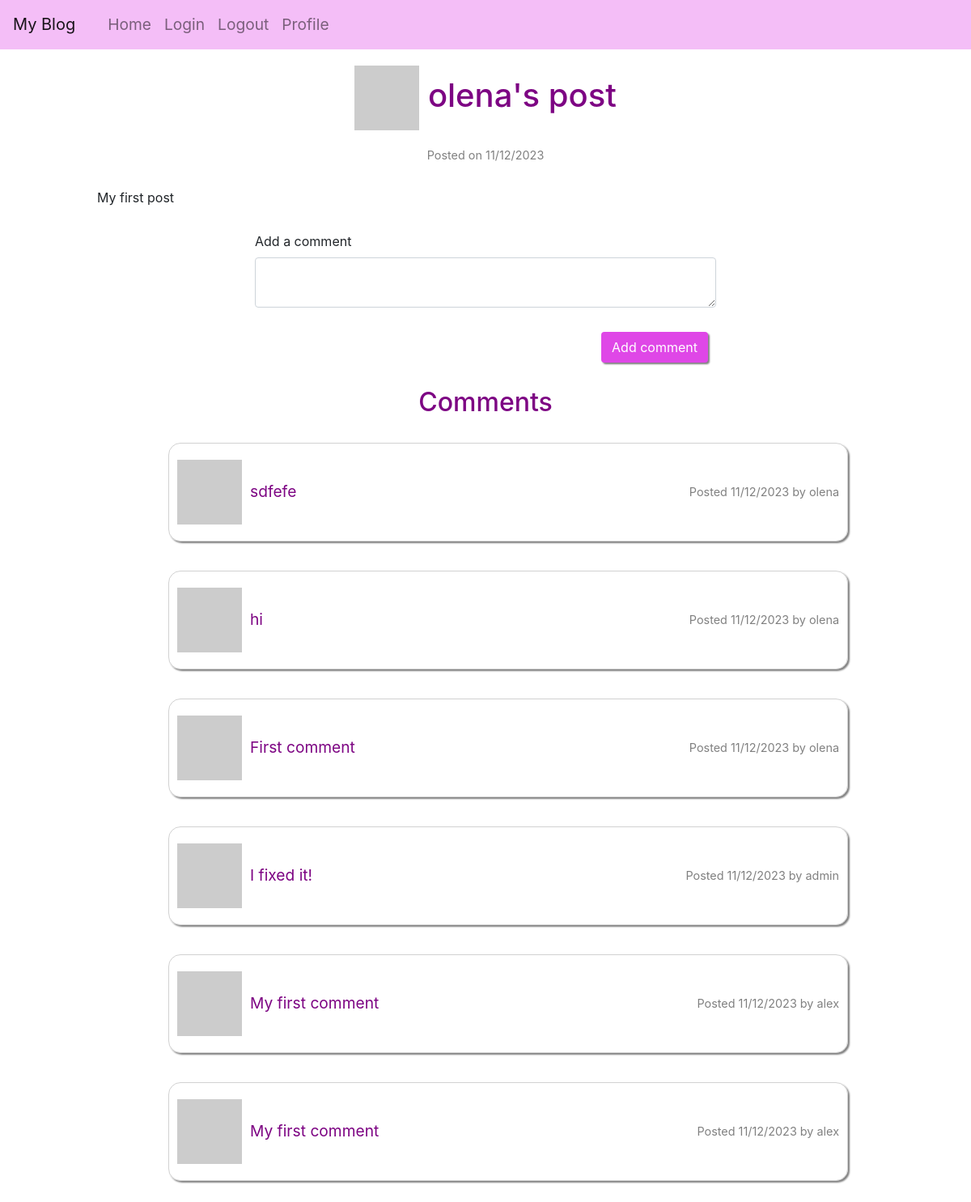
The app's page /post/1 (signed in) with its own data.
### app/models/models.py (models this page shows, shortened)
class User(UserMixin, db.Model):
    __tablename__ = "user"
    id = db.Column(db.Integer, primary_key=True)
    username = db.Column(String(64), unique=True, nullable=False)
    email = db.Column(db.String(120), unique=True, nullable=False)
    isAdmin = db.Column(db.Boolean, nullable=False)
    password_hash = db.Column(String(256))
    profile_image = db.Column(String(256))
    info = db.Column(String(256))
    posts = db.relationship('Post', back_populates='user', cascade='all, delete-orphan')
    comments = db.relationship('Comment', back_populates='user', cascade='all, delete-orphan')
    @login.user_loader
    def load_user(id):
        return db.session.get(User, int(id))
    def get_avatar(self, size):
        digest = md5(self.email.lower().encode('utf-8')).hexdigest()
        self.profile_image = f'https://www.gravatar.com/avatar/{digest}?d=identicon&s={size}'
        return self.profile_image

class Post(db.Model):
    __tablename__ = "post"
    id = db.Column(db.Integer, primary_key=True)
    body = db.Column(String(2500))
    timestamp = db.Column(DateTime, default=func.now())
    user_id = db.Column(db.Integer, db.ForeignKey('user.id'), nullable=False)
    user = db.relationship('User', back_populates='posts')
    comments = db.relationship('Comment', back_populates='post', cascade='all, delete-orphan')
    views = db.Column(db.Integer, server_default=str(0))
    def __repr__(self):
        return f'{self.body}'

class Comment(db.Model):
    __tablename__ = "comment"
    id = db.Column(db.Integer, primary_key=True)
    content = db.Column(String(1000))
    post_id = db.Column(db.Integer, db.ForeignKey('post.id'), nullable=False)
    user_id = db.Column(db.Integer, db.ForeignKey('user.id'), nullable=False)
    post = db.relationship('Post', back_populates='comments')
    user = db.relationship('User', back_populates='comments')
    timestamp = db.Column(DateTime, default=func.now())
    def __repr__(self):
        return f'{self.content}'

### app/routes/routes.py (the view, shortened to what this page needs)
@app.route('/post/<id>', methods=["GET", "POST"])
@login_required
def post(id):
    post = Post.query.filter_by(id=id).first_or_404()
    if not post.views:
        post.views = 1
    else:
        post.views += 1
    db.session.commit()
    post_author = User.query.filter_by(id=post.user_id).first_or_404()
    form = CommentForm()
    comments = Comment.query.filter_by(post_id=id).order_by(Comment.timestamp.desc()).all()
    return render_template('post.html',
                           post=post,
                           title='Add comment',
                           form=form, post_author=post_author, comments=comments)

### app/forms/comment_form.py
class CommentForm(FlaskForm):
    content = TextAreaField('Add a comment', validators=[DataRequired(), Length(min=0, max=1000)])
    submit = SubmitField('Add comment')

### app/templates/post.html
{% extends "base.html" %}{% import "bootstrap/wtf.html" as wtf %} {% block
content %}
<h1 class="greeting">
    <img src="{{ post_author.get_avatar(40) }}" /> {{post_author.username}}'s
    post
</h1>
<p class="comments-date">Posted on {{post.timestamp.strftime('%d/%m/%Y')}}</p>
<div class="post-text">{{post}}</div>
<div class="container-fluid">
    <div class="row">
        <div class="col-lg-6 col-md-8 col-sm-10 col-xs-10">
            {{ wtf.quick_form(form) }}
        </div>
    </div>
</div>
{% if comments %}
<h2 class="greeting">Comments</h2>
{% for comment in comments %}
<div class="posts">
    <ul>
        <li class="post">
            <div class="avatar-comment">
                <img src="{{ comment.user.get_avatar(20) }}" />
                {{ comment }}
            </div>
            <p class="comments-date">
                Posted {{comment.timestamp.strftime('%d/%m/%Y')}} by {{
                comment.user.username }}
            </p>
        </li>
    </ul>
</div>
{% endfor %} {% endif %} {% endblock %}

### app/static/style.css (style rules this page uses)
* { margin: 0; box-sizing: border-box; }
html { scroll-behavior: smooth; }
button, .btn { cursor: pointer; }
input { cursor: text; }
.row { justify-content: center; }
.form-control { margin-bottom: 20px; }
.btn { float: right; background: rgb(223, 71, 231); color: white; box-shadow: 2px 2px 2px grey; }
ul { list-style-type: none; margin-left: 1rem; font-size: larger; }
.greeting { text-align: center; color: rgb(125, 4, 131); margin: 20px 0; }
.posts { display: flex; flex-direction: column; align-items: center; }
.post { margin: 10px; border: 1px solid rgba(128, 128, 128, 0.364); border-radius: 15px; padding: 20px 10px; box-shadow: 2px 2px 2px grey; width: 70vw; display: flex; flex-direction: row; justify-content: space-between; align-items: center; gap: 20px; }
.comments-date { display: flex; flex-direction: column; font-size: 0.9rem; align-items: center; color: grey; margin: 0; }
.avatar-comment { display: flex; gap: 10px; align-items: center; color: rgb(125, 4, 131); }
.post-text { text-align: justify; margin: 30px auto; width: 80%; }
input#submit.btn { margin: 10px; }

### records on screen
User: username "olena"
Post: timestamp "11/12/2023", body "My first post"
Comment: content "sdfefe", timestamp "11/12/2023", user.username "olena"
Comment: content "hi", timestamp "11/12/2023", user.username "olena"
Comment: content "First comment", timestamp "11/12/2023", user.username "olena"
Comment: content "I fixed it!", timestamp "11/12/2023", user.username "admin"
Comment: content "My first comment", timestamp "11/12/2023", user.username "alex"
Comment: content "My first comment", timestamp "11/12/2023", user.username "alex"
